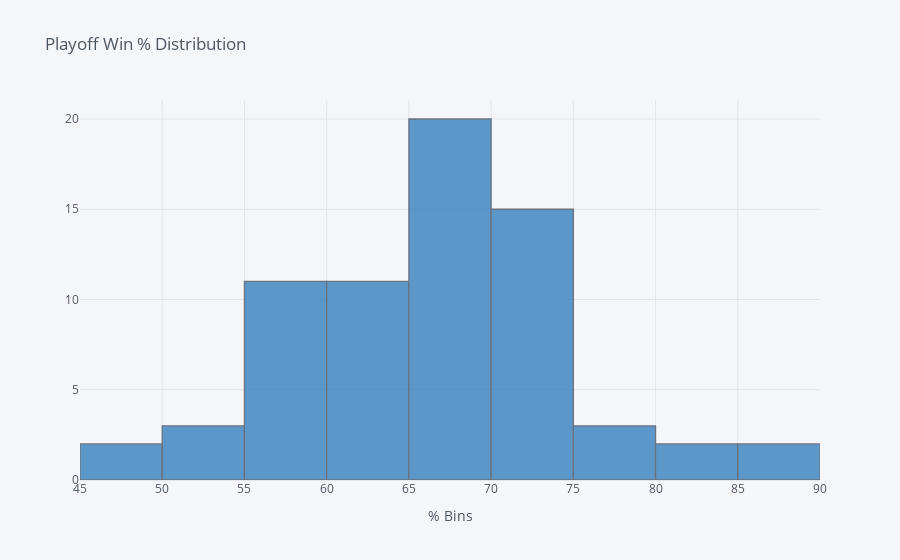

Source (notebook cell):
### Code cell
playoff_games_by_season['Home Winning %'].iplot(kind='histogram',title='Playoff Win % Distribution', xTitle='% Bins',colors='blue')

### Figure 1 — Plotly figure (JSON) as saved in the notebook; plotly's stock layout.template omitted (floating-point values rounded to 4 significant figures)
{"data": [{"histfunc": "count", "histnorm": "", "marker": {"color": "rgba(55, 128, 191, 1.0)", "line": {"color": "#4D5663", "width": 1.3}}, "name": "Home Winning %", "opacity": 0.8, "orientation": "v", "type": "histogram", "x": [68.42, 65.22, 75, 71.88, 80.77, 72, 52.17, 56.52, 85.71, 73.91, 68.42, 57.14, 81.82, 60, 68, 65.52, 68.97, 85.19, 76.92, 48.15, 58.06, 58.9, 64.2, 62.5, 70.37, 62.82, 58.75, 66.25, 70.11, 71.23, 71.7, 72.55, 67.92, 64.58, 49.06, 59.57, 60.47, 64.56, 66.18, 69.12, 71.83, 71.25, 54.84, 75, 63.24, 71.23, 65.79, 71.43, 54.79, 67.65, 69.44, 66.2, 60.61, 72, 57.75, 59.15, 61.36, 71.95, 55.95, 67.42, 65.82, 74.42, 67.06, 67.07, 66.67, 67.86, 63.53, 56.18, 59.26]}], "layout": {"barmode": "overlay", "legend": {"bgcolor": "#F5F6F9", "font": {"color": "#4D5663"}}, "paper_bgcolor": "#F5F6F9", "plot_bgcolor": "#F5F6F9", "title": {"font": {"color": "#4D5663"}, "text": "Playoff Win % Distribution"}, "xaxis": {"gridcolor": "#E1E5ED", "showgrid": true, "tickfont": {"color": "#4D5663"}, "title": {"font": {"color": "#4D5663"}, "text": "% Bins"}, "zerolinecolor": "#E1E5ED"}, "yaxis": {"gridcolor": "#E1E5ED", "showgrid": true, "tickfont": {"color": "#4D5663"}, "title": {"font": {"color": "#4D5663"}, "text": ""}, "zerolinecolor": "#E1E5ED"}}}
